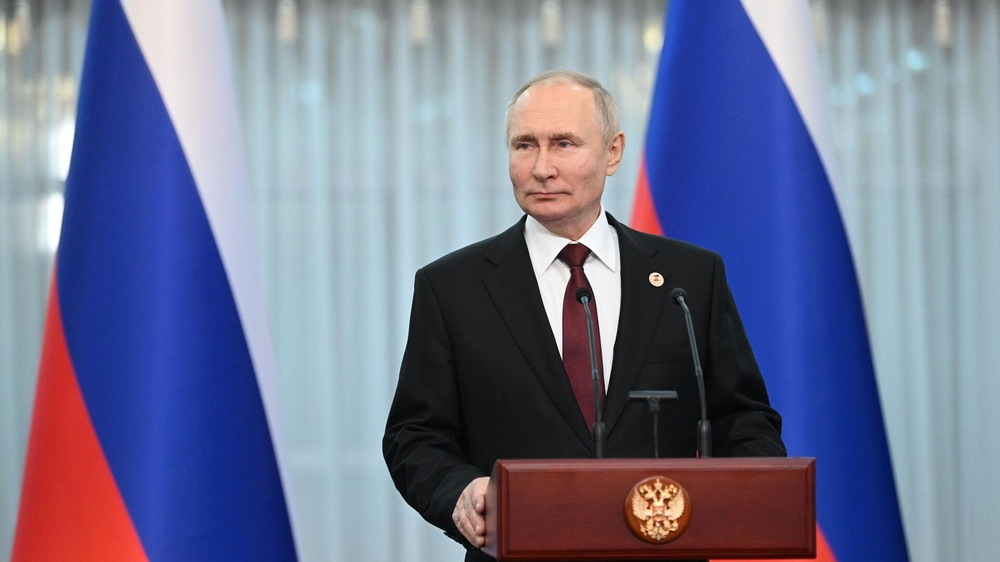
#> input picture hw7/putin.jpg, 1000 x 562 px, shrunk from 1920 x 1080 before the run, found by its file name
$ python median_gauss_blur.py
#> lines starting #> are read from the running program, lines starting #| are printed output that depends on the picture
import cv2
import numpy as np
from random import random

def add_salt_pepper_noise(img, probability):
    output = np.zeros(img.shape, np.uint8)
    for i in range(img.shape[0]):
        for j in range(img.shape[1]):
            rnd = random()
            # divide the salt and pepper noise into white and black colors
            prob = probability / 2.0
            inverse_prob = 1 - prob
            #    | -- | real image | -- |
            # white noise        black noise
            output[i, j] = 255 if rnd < prob else 0 if rnd > inverse_prob else img[i, j]
    return output

### BLURRING ###
def median_blur(img, kernel_size):
    return cv2.medianBlur(img, kernel_size)

def gaussian_blur(img, kernel_size):
    return cv2.GaussianBlur(img, (kernel_size, kernel_size), sigmaX=0, sigmaY=0)

def bilateral_filter(img, kernel_size, sigma_color, sigma_space):
    return cv2.bilateralFilter(img, kernel_size, sigma_color, sigma_space)


if __name__ == '__main__':
    # show salted image
    img = cv2.imread('/home/timur/PythonProjects/robotics/hw7/putin.jpg')
#> img is the input picture: shape (562, 1000, 3); mean B, G, R 145.6, 117, 112.6
    noised = add_salt_pepper_noise(img, 0.5)
#> after the loop in add_salt_pepper_noise, `for i in range(img.shape[0]):`:
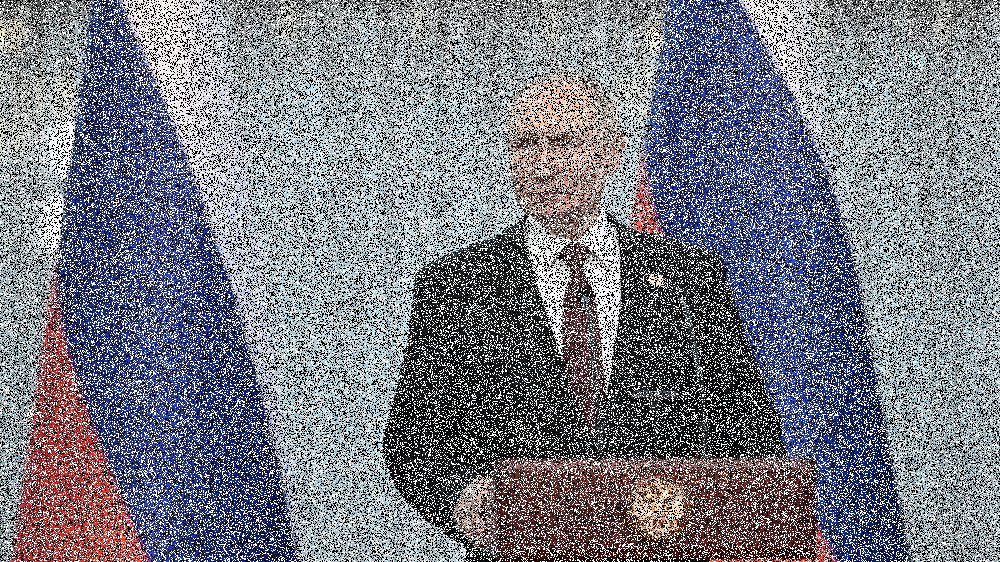
#> output: shape (562, 1000, 3); mean B, G, R 136.4, 122.2, 120.1
    cv2.imshow('Original | Noised', np.hstack((img, noised)))
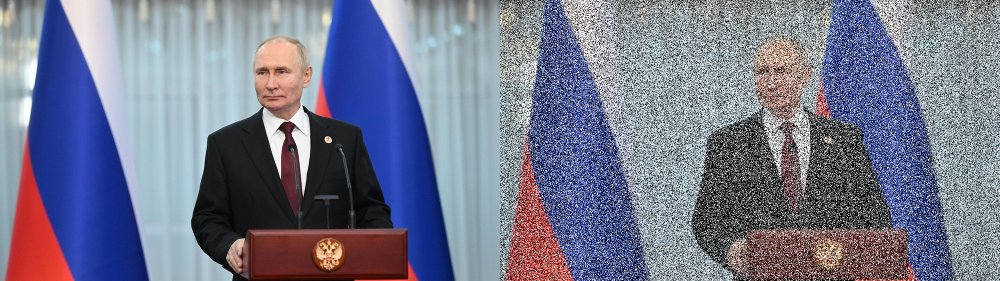
#> window 'Original | Noised': shape (562, 2000, 3) (shown at 1/2 size); mean B, G, R 141, 119.6, 116.4
    cv2.imshow('Median | Gaussian | Bilateral',
        np.concatenate((
            median_blur(noised, 5),
            gaussian_blur(noised, 5),
            bilateral_filter(noised, 9, 75, 75)
        ), axis=1))
#> in median_blur, `return cv2.medianBlur(img, kernel_size)`:
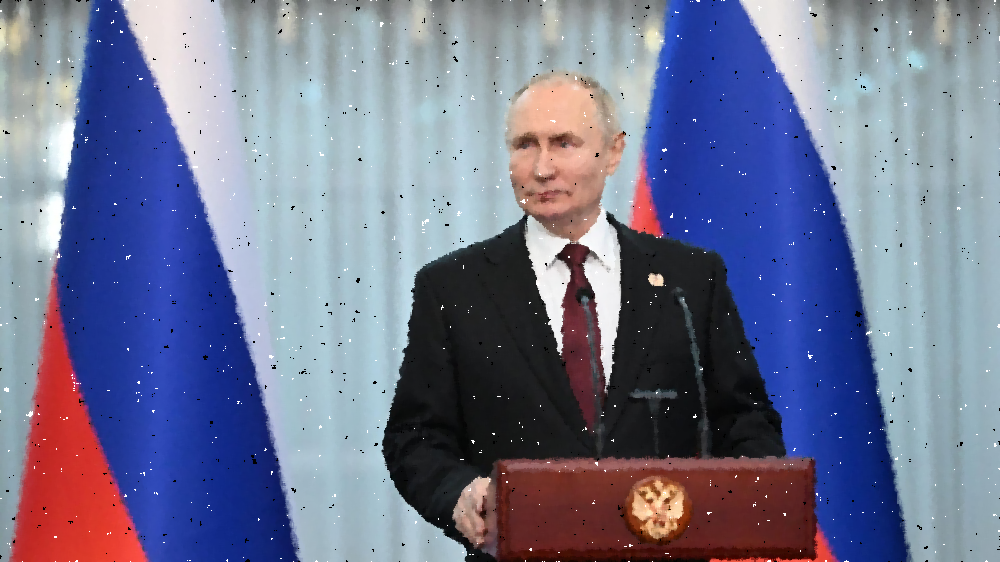
#> returned value: shape (562, 1000, 3); mean of channels 0, 1, 2 145.4, 117.1, 112.7; drawn as B, G, R
#> in gaussian_blur, `return cv2.GaussianBlur(img, (kernel_size, kernel_size), sigmaX=0, sig..`:
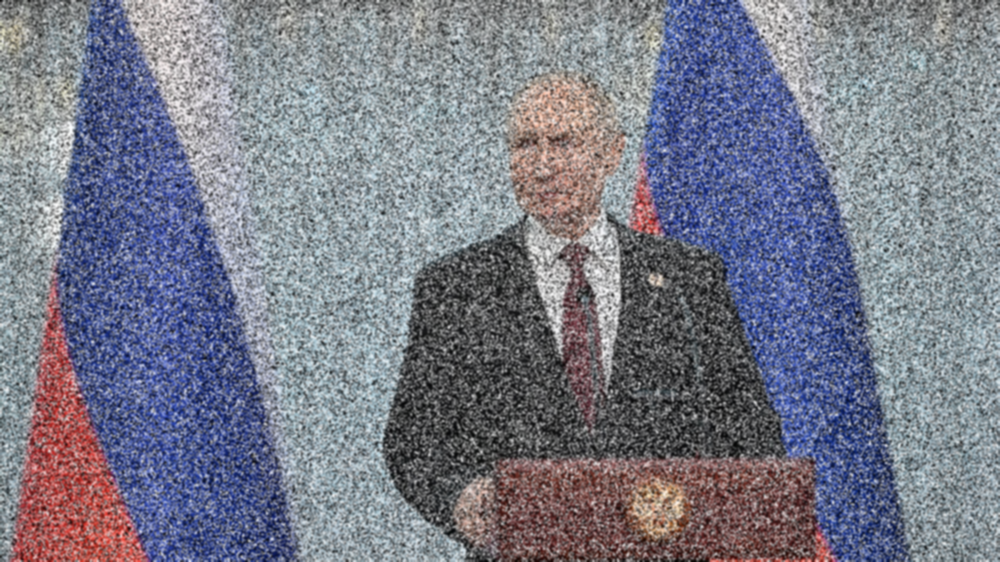
#> returned value: shape (562, 1000, 3); mean of channels 0, 1, 2 136.4, 122.2, 120.1; drawn as B, G, R
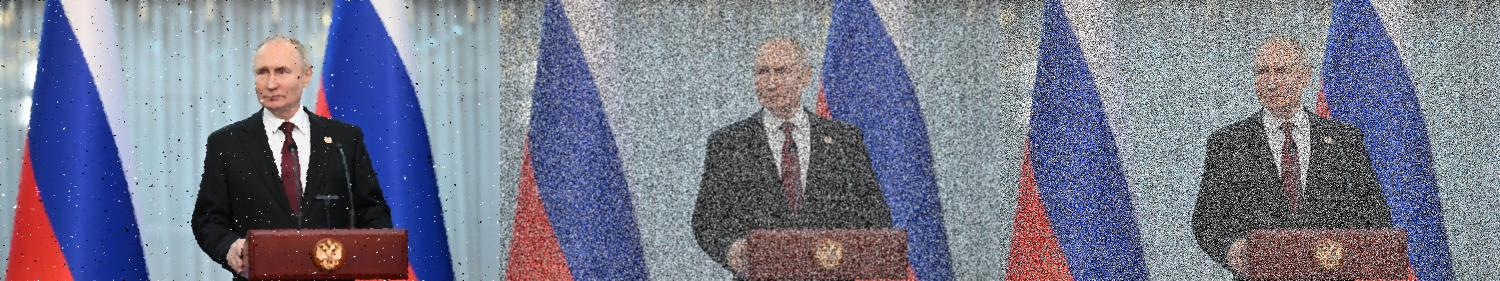
#> window 'Median | Gaussian | Bilateral': shape (562, 3000, 3) (shown at 1/2 size); mean B, G, R 139.5, 120.5, 117.6
    cv2.waitKey(0)
    cv2.destroyAllWindows()
